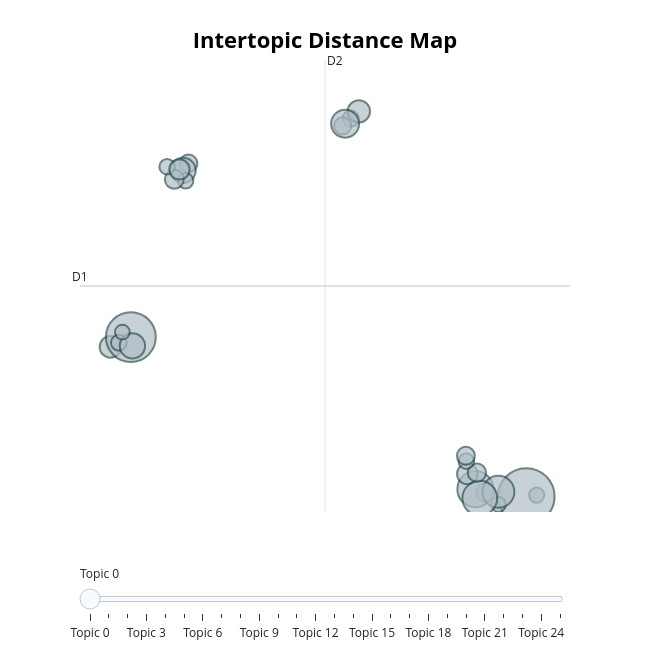

The code cell stored with this chart in its notebook:
### Code cell
fig = improved_topic_model.visualize_topics()

fig.show()
fig.write_html(
    "BERTopic_Intertopic_Distance.html"
)

### Figure 1 — Plotly figure (JSON) as saved in the notebook; plotly's stock layout.template omitted (floating-point values rounded to 4 significant figures)
{"data": [{"customdata": [[0, "watch | band | wrist | wear | track", 172], [1, "alexa | echo | dot | ad | speaker", 115], [2, "sound | headphone | speaker | ear | music", 1577], [3, "fan | cool | air | pad | laptop", 106], [4, "tv | remote | antenna | channel | work", 641], [5, "router | network | wifi | device | wireless", 233], [6, "star | star great | star work | star good | star love", 504], [7, "cable | charge | cord | charger | battery", 1225], [8, "laptop | monitor | screen | graphic | window", 209], [9, "port | hub | adapter | usb | plug", 124], [10, "drive | card | file | storage | transfer", 315], [11, "camera | video | picture | lens | image", 595], [12, "light | bright | lamp | color | brightness", 108], [13, "sticker | background | stick | fun | quality", 128], [14, "fit | cover | size | perfect | great", 157], [15, "stand | monitor | desk | laptop | hold", 164], [16, "bag | pocket | laptop | backpack | compartment", 313], [17, "gift | love | granddaughter | love love | granddaughter love", 144], [18, "screen | protector | screen protector | cloth | bubble", 117], [19, "work | work work | work great | return | great work", 244], [20, "great | product | good | price | great product", 384], [21, "kindle | tablet | book | read | amazon", 177], [22, "keyboard | key | type | work | use", 120], [23, "mouse | trackball | hand | wireless | battery", 159], [24, "case | great case | love | case love | love case", 118], [25, "ipad | case | cover | protect | ipad case", 202]], "hovertemplate": "<b>Topic %{customdata[0]}</b><br>%{customdata[1]}<br>Size: %{customdata[2]}", "legendgroup": "", "marker": {"color": "#B0BEC5", "line": {"color": "DarkSlateGrey", "width": 2}, "size": [172, 115, 1577, 106, 641, 233, 504, 1225, 209, 124, 315, 595, 108, 128, 157, 164, 313, 144, 117, 244, 384, 177, 120, 159, 118, 202], "sizemode": "area", "sizeref": 0.9856, "symbol": "circle"}, "mode": "markers", "name": "", "orientation": "v", "showlegend": false, "type": "scatter", "x": [6.696, 8.697, 8.291, 7.205, 6.301, -7.972, 7.2, -7.178, 5.986, -7.646, -7.117, 6.473, -7.51, 1.426, -4.925, 6.36, -5.133, 1.111, -5.035, 1.742, 1.203, -5.478, 5.944, 5.93, -5.759, -5.277], "xaxis": "x", "y": [-1.662, -1.771, -1.834, -2.176, -1.517, 4.62, -1.632, 5.043, -0.8589, 4.8, 4.663, -1.907, 5.257, 14.47, 12.53, -0.8062, 12.23, 14.16, 11.79, 14.78, 14.25, 11.85, -0.3086, -0.07804, 12.39, 12.27], "yaxis": "y"}], "layout": {"annotations": [{"showarrow": false, "text": "D1", "x": -9.167, "y": 7.247, "yshift": 10}, {"showarrow": false, "text": "D2", "x": 0.4171, "xshift": 10, "y": 17.0}], "height": 650, "hoverlabel": {"bgcolor": "white", "font": {"family": "Rockwell", "size": 16}}, "legend": {"itemsizing": "constant", "tracegroupgap": 0}, "margin": {"t": 60}, "shapes": [{"line": {"color": "#CFD8DC", "width": 2}, "type": "line", "x0": 0.4171, "x1": 0.4171, "y0": -2.502, "y1": 17.0}, {"line": {"color": "#9E9E9E", "width": 2}, "type": "line", "x0": -9.167, "x1": 10.0, "y0": 7.247, "y1": 7.247}], "sliders": [{"active": 0, "pad": {"t": 50}, "steps": [{"args": [{"marker.color": [["red", "#B0BEC5", "#B0BEC5", "#B0BEC5", "#B0BEC5", "#B0BEC5", "#B0BEC5", "#B0BEC5", "#B0BEC5", "#B0BEC5", "#B0BEC5", "#B0BEC5", "#B0BEC5", "#B0BEC5", "#B0BEC5", "#B0BEC5", "#B0BEC5", "#B0BEC5", "#B0BEC5", "#B0BEC5", "#B0BEC5", "#B0BEC5", "#B0BEC5", "#B0BEC5", "#B0BEC5", "#B0BEC5"]]}], "label": "Topic 0", "method": "update"}, {"args": [{"marker.color": [["#B0BEC5", "red", "#B0BEC5", "#B0BEC5", "#B0BEC5", "#B0BEC5", "#B0BEC5", "#B0BEC5", "#B0BEC5", "#B0BEC5", "#B0BEC5", "#B0BEC5", "#B0BEC5", "#B0BEC5", "#B0BEC5", "#B0BEC5", "#B0BEC5", "#B0BEC5", "#B0BEC5", "#B0BEC5", "#B0BEC5", "#B0BEC5", "#B0BEC5", "#B0BEC5", "#B0BEC5", "#B0BEC5"]]}], "label": "Topic 1", "method": "update"}, {"args": [{"marker.color": [["#B0BEC5", "#B0BEC5", "red", "#B0BEC5", "#B0BEC5", "#B0BEC5", "#B0BEC5", "#B0BEC5", "#B0BEC5", "#B0BEC5", "#B0BEC5", "#B0BEC5", "#B0BEC5", "#B0BEC5", "#B0BEC5", "#B0BEC5", "#B0BEC5", "#B0BEC5", "#B0BEC5", "#B0BEC5", "#B0BEC5", "#B0BEC5", "#B0BEC5", "#B0BEC5", "#B0BEC5", "#B0BEC5"]]}], "label": "Topic 2", "method": "update"}, {"args": [{"marker.color": [["#B0BEC5", "#B0BEC5", "#B0BEC5", "red", "#B0BEC5", "#B0BEC5", "#B0BEC5", "#B0BEC5", "#B0BEC5", "#B0BEC5", "#B0BEC5", "#B0BEC5", "#B0BEC5", "#B0BEC5", "#B0BEC5", "#B0BEC5", "#B0BEC5", "#B0BEC5", "#B0BEC5", "#B0BEC5", "#B0BEC5", "#B0BEC5", "#B0BEC5", "#B0BEC5", "#B0BEC5", "#B0BEC5"]]}], "label": "Topic 3", "method": "update"}, {"args": [{"marker.color": [["#B0BEC5", "#B0BEC5", "#B0BEC5", "#B0BEC5", "red", "#B0BEC5", "#B0BEC5", "#B0BEC5", "#B0BEC5", "#B0BEC5", "#B0BEC5", "#B0BEC5", "#B0BEC5", "#B0BEC5", "#B0BEC5", "#B0BEC5", "#B0BEC5", "#B0BEC5", "#B0BEC5", "#B0BEC5", "#B0BEC5", "#B0BEC5", "#B0BEC5", "#B0BEC5", "#B0BEC5", "#B0BEC5"]]}], "label": "Topic 4", "method": "update"}, {"args": [{"marker.color": [["#B0BEC5", "#B0BEC5", "#B0BEC5", "#B0BEC5", "#B0BEC5", "red", "#B0BEC5", "#B0BEC5", "#B0BEC5", "#B0BEC5", "#B0BEC5", "#B0BEC5", "#B0BEC5", "#B0BEC5", "#B0BEC5", "#B0BEC5", "#B0BEC5", "#B0BEC5", "#B0BEC5", "#B0BEC5", "#B0BEC5", "#B0BEC5", "#B0BEC5", "#B0BEC5", "#B0BEC5", "#B0BEC5"]]}], "label": "Topic 5", "method": "update"}, {"args": [{"marker.color": [["#B0BEC5", "#B0BEC5", "#B0BEC5", "#B0BEC5", "#B0BEC5", "#B0BEC5", "red", "#B0BEC5", "#B0BEC5", "#B0BEC5", "#B0BEC5", "#B0BEC5", "#B0BEC5", "#B0BEC5", "#B0BEC5", "#B0BEC5", "#B0BEC5", "#B0BEC5", "#B0BEC5", "#B0BEC5", "#B0BEC5", "#B0BEC5", "#B0BEC5", "#B0BEC5", "#B0BEC5", "#B0BEC5"]]}], "label": "Topic 6", "method": "update"}, {"args": [{"marker.color": [["#B0BEC5", "#B0BEC5", "#B0BEC5", "#B0BEC5", "#B0BEC5", "#B0BEC5", "#B0BEC5", "red", "#B0BEC5", "#B0BEC5", "#B0BEC5", "#B0BEC5", "#B0BEC5", "#B0BEC5", "#B0BEC5", "#B0BEC5", "#B0BEC5", "#B0BEC5", "#B0BEC5", "#B0BEC5", "#B0BEC5", "#B0BEC5", "#B0BEC5", "#B0BEC5", "#B0BEC5", "#B0BEC5"]]}], "label": "Topic 7", "method": "update"}, {"args": [{"marker.color": [["#B0BEC5", "#B0BEC5", "#B0BEC5", "#B0BEC5", "#B0BEC5", "#B0BEC5", "#B0BEC5", "#B0BEC5", "red", "#B0BEC5", "#B0BEC5", "#B0BEC5", "#B0BEC5", "#B0BEC5", "#B0BEC5", "#B0BEC5", "#B0BEC5", "#B0BEC5", "#B0BEC5", "#B0BEC5", "#B0BEC5", "#B0BEC5", "#B0BEC5", "#B0BEC5", "#B0BEC5", "#B0BEC5"]]}], "label": "Topic 8", "method": "update"}, {"args": [{"marker.color": [["#B0BEC5", "#B0BEC5", "#B0BEC5", "#B0BEC5", "#B0BEC5", "#B0BEC5", "#B0BEC5", "#B0BEC5", "#B0BEC5", "red", "#B0BEC5", "#B0BEC5", "#B0BEC5", "#B0BEC5", "#B0BEC5", "#B0BEC5", "#B0BEC5", "#B0BEC5", "#B0BEC5", "#B0BEC5", "#B0BEC5", "#B0BEC5", "#B0BEC5", "#B0BEC5", "#B0BEC5", "#B0BEC5"]]}], "label": "Topic 9", "method": "update"}, {"args": [{"marker.color": [["#B0BEC5", "#B0BEC5", "#B0BEC5", "#B0BEC5", "#B0BEC5", "#B0BEC5", "#B0BEC5", "#B0BEC5", "#B0BEC5", "#B0BEC5", "red", "#B0BEC5", "#B0BEC5", "#B0BEC5", "#B0BEC5", "#B0BEC5", "#B0BEC5", "#B0BEC5", "#B0BEC5", "#B0BEC5", "#B0BEC5", "#B0BEC5", "#B0BEC5", "#B0BEC5", "#B0BEC5", "#B0BEC5"]]}], "label": "Topic 10", "method": "update"}, {"args": [{"marker.color": [["#B0BEC5", "#B0BEC5", "#B0BEC5", "#B0BEC5", "#B0BEC5", "#B0BEC5", "#B0BEC5", "#B0BEC5", "#B0BEC5", "#B0BEC5", "#B0BEC5", "red", "#B0BEC5", "#B0BEC5", "#B0BEC5", "#B0BEC5", "#B0BEC5", "#B0BEC5", "#B0BEC5", "#B0BEC5", "#B0BEC5", "#B0BEC5", "#B0BEC5", "#B0BEC5", "#B0BEC5", "#B0BEC5"]]}], "label": "Topic 11", "method": "update"}, {"args": [{"marker.color": [["#B0BEC5", "#B0BEC5", "#B0BEC5", "#B0BEC5", "#B0BEC5", "#B0BEC5", "#B0BEC5", "#B0BEC5", "#B0BEC5", "#B0BEC5", "#B0BEC5", "#B0BEC5", "red", "#B0BEC5", "#B0BEC5", "#B0BEC5", "#B0BEC5", "#B0BEC5", "#B0BEC5", "#B0BEC5", "#B0BEC5", "#B0BEC5", "#B0BEC5", "#B0BEC5", "#B0BEC5", "#B0BEC5"]]}], "label": "Topic 12", "method": "update"}, {"args": [{"marker.color": [["#B0BEC5", "#B0BEC5", "#B0BEC5", "#B0BEC5", "#B0BEC5", "#B0BEC5", "#B0BEC5", "#B0BEC5", "#B0BEC5", "#B0BEC5", "#B0BEC5", "#B0BEC5", "#B0BEC5", "red", "#B0BEC5", "#B0BEC5", "#B0BEC5", "#B0BEC5", "#B0BEC5", "#B0BEC5", "#B0BEC5", "#B0BEC5", "#B0BEC5", "#B0BEC5", "#B0BEC5", "#B0BEC5"]]}], "label": "Topic 13", "method": "update"}, {"args": [{"marker.color": [["#B0BEC5", "#B0BEC5", "#B0BEC5", "#B0BEC5", "#B0BEC5", "#B0BEC5", "#B0BEC5", "#B0BEC5", "#B0BEC5", "#B0BEC5", "#B0BEC5", "#B0BEC5", "#B0BEC5", "#B0BEC5", "red", "#B0BEC5", "#B0BEC5", "#B0BEC5", "#B0BEC5", "#B0BEC5", "#B0BEC5", "#B0BEC5", "#B0BEC5", "#B0BEC5", "#B0BEC5", "#B0BEC5"]]}], "label": "Topic 14", "method": "update"}, {"args": [{"marker.color": [["#B0BEC5", "#B0BEC5", "#B0BEC5", "#B0BEC5", "#B0BEC5", "#B0BEC5", "#B0BEC5", "#B0BEC5", "#B0BEC5", "#B0BEC5", "#B0BEC5", "#B0BEC5", "#B0BEC5", "#B0BEC5", "#B0BEC5", "red", "#B0BEC5", "#B0BEC5", "#B0BEC5", "#B0BEC5", "#B0BEC5", "#B0BEC5", "#B0BEC5", "#B0BEC5", "#B0BEC5", "#B0BEC5"]]}], "label": "Topic 15", "method": "update"}, {"args": [{"marker.color": [["#B0BEC5", "#B0BEC5", "#B0BEC5", "#B0BEC5", "#B0BEC5", "#B0BEC5", "#B0BEC5", "#B0BEC5", "#B0BEC5", "#B0BEC5", "#B0BEC5", "#B0BEC5", "#B0BEC5", "#B0BEC5", "#B0BEC5", "#B0BEC5", "red", "#B0BEC5", "#B0BEC5", "#B0BEC5", "#B0BEC5", "#B0BEC5", "#B0BEC5", "#B0BEC5", "#B0BEC5", "#B0BEC5"]]}], "label": "Topic 16", "method": "update"}, {"args": [{"marker.color": [["#B0BEC5", "#B0BEC5", "#B0BEC5", "#B0BEC5", "#B0BEC5", "#B0BEC5", "#B0BEC5", "#B0BEC5", "#B0BEC5", "#B0BEC5", "#B0BEC5", "#B0BEC5", "#B0BEC5", "#B0BEC5", "#B0BEC5", "#B0BEC5", "#B0BEC5", "red", "#B0BEC5", "#B0BEC5", "#B0BEC5", "#B0BEC5", "#B0BEC5", "#B0BEC5", "#B0BEC5", "#B0BEC5"]]}], "label": "Topic 17", "method": "update"}, {"args": [{"marker.color": [["#B0BEC5", "#B0BEC5", "#B0BEC5", "#B0BEC5", "#B0BEC5", "#B0BEC5", "#B0BEC5", "#B0BEC5", "#B0BEC5", "#B0BEC5", "#B0BEC5", "#B0BEC5", "#B0BEC5", "#B0BEC5", "#B0BEC5", "#B0BEC5", "#B0BEC5", "#B0BEC5", "red", "#B0BEC5", "#B0BEC5", "#B0BEC5", "#B0BEC5", "#B0BEC5", "#B0BEC5", "#B0BEC5"]]}], "label": "Topic 18", "method": "update"}, {"args": [{"marker.color": [["#B0BEC5", "#B0BEC5", "#B0BEC5", "#B0BEC5", "#B0BEC5", "#B0BEC5", "#B0BEC5", "#B0BEC5", "#B0BEC5", "#B0BEC5", "#B0BEC5", "#B0BEC5", "#B0BEC5", "#B0BEC5", "#B0BEC5", "#B0BEC5", "#B0BEC5", "#B0BEC5", "#B0BEC5", "red", "#B0BEC5", "#B0BEC5", "#B0BEC5", "#B0BEC5", "#B0BEC5", "#B0BEC5"]]}], "label": "Topic 19", "method": "update"}, {"args": [{"marker.color": [["#B0BEC5", "#B0BEC5", "#B0BEC5", "#B0BEC5", "#B0BEC5", "#B0BEC5", "#B0BEC5", "#B0BEC5", "#B0BEC5", "#B0BEC5", "#B0BEC5", "#B0BEC5", "#B0BEC5", "#B0BEC5", "#B0BEC5", "#B0BEC5", "#B0BEC5", "#B0BEC5", "#B0BEC5", "#B0BEC5", "red", "#B0BEC5", "#B0BEC5", "#B0BEC5", "#B0BEC5", "#B0BEC5"]]}], "label": "Topic 20", "method": "update"}, {"args": [{"marker.color": [["#B0BEC5", "#B0BEC5", "#B0BEC5", "#B0BEC5", "#B0BEC5", "#B0BEC5", "#B0BEC5", "#B0BEC5", "#B0BEC5", "#B0BEC5", "#B0BEC5", "#B0BEC5", "#B0BEC5", "#B0BEC5", "#B0BEC5", "#B0BEC5", "#B0BEC5", "#B0BEC5", "#B0BEC5", "#B0BEC5", "#B0BEC5", "red", "#B0BEC5", "#B0BEC5", "#B0BEC5", "#B0BEC5"]]}], "label": "Topic 21", "method": "update"}, {"args": [{"marker.color": [["#B0BEC5", "#B0BEC5", "#B0BEC5", "#B0BEC5", "#B0BEC5", "#B0BEC5", "#B0BEC5", "#B0BEC5", "#B0BEC5", "#B0BEC5", "#B0BEC5", "#B0BEC5", "#B0BEC5", "#B0BEC5", "#B0BEC5", "#B0BEC5", "#B0BEC5", "#B0BEC5", "#B0BEC5", "#B0BEC5", "#B0BEC5", "#B0BEC5", "red", "#B0BEC5", "#B0BEC5", "#B0BEC5"]]}], "label": "Topic 22", "method": "update"}, {"args": [{"marker.color": [["#B0BEC5", "#B0BEC5", "#B0BEC5", "#B0BEC5", "#B0BEC5", "#B0BEC5", "#B0BEC5", "#B0BEC5", "#B0BEC5", "#B0BEC5", "#B0BEC5", "#B0BEC5", "#B0BEC5", "#B0BEC5", "#B0BEC5", "#B0BEC5", "#B0BEC5", "#B0BEC5", "#B0BEC5", "#B0BEC5", "#B0BEC5", "#B0BEC5", "#B0BEC5", "red", "#B0BEC5", "#B0BEC5"]]}], "label": "Topic 23", "method": "update"}, {"args": [{"marker.color": [["#B0BEC5", "#B0BEC5", "#B0BEC5", "#B0BEC5", "#B0BEC5", "#B0BEC5", "#B0BEC5", "#B0BEC5", "#B0BEC5", "#B0BEC5", "#B0BEC5", "#B0BEC5", "#B0BEC5", "#B0BEC5", "#B0BEC5", "#B0BEC5", "#B0BEC5", "#B0BEC5", "#B0BEC5", "#B0BEC5", "#B0BEC5", "#B0BEC5", "#B0BEC5", "#B0BEC5", "red", "#B0BEC5"]]}], "label": "Topic 24", "method": "update"}, {"args": [{"marker.color": [["#B0BEC5", "#B0BEC5", "#B0BEC5", "#B0BEC5", "#B0BEC5", "#B0BEC5", "#B0BEC5", "#B0BEC5", "#B0BEC5", "#B0BEC5", "#B0BEC5", "#B0BEC5", "#B0BEC5", "#B0BEC5", "#B0BEC5", "#B0BEC5", "#B0BEC5", "#B0BEC5", "#B0BEC5", "#B0BEC5", "#B0BEC5", "#B0BEC5", "#B0BEC5", "#B0BEC5", "#B0BEC5", "red"]]}], "label": "Topic 25", "method": "update"}]}], "title": {"font": {"color": "Black", "size": 22}, "text": "<b>Intertopic Distance Map</b>", "x": 0.5, "xanchor": "center", "y": 0.95, "yanchor": "top"}, "width": 650, "xaxis": {"anchor": "y", "domain": [0, 1], "range": [-9.167, 10.0], "title": {"text": ""}, "visible": false}, "yaxis": {"anchor": "x", "domain": [0, 1], "range": [-2.502, 17.0], "title": {"text": ""}, "visible": false}}}
